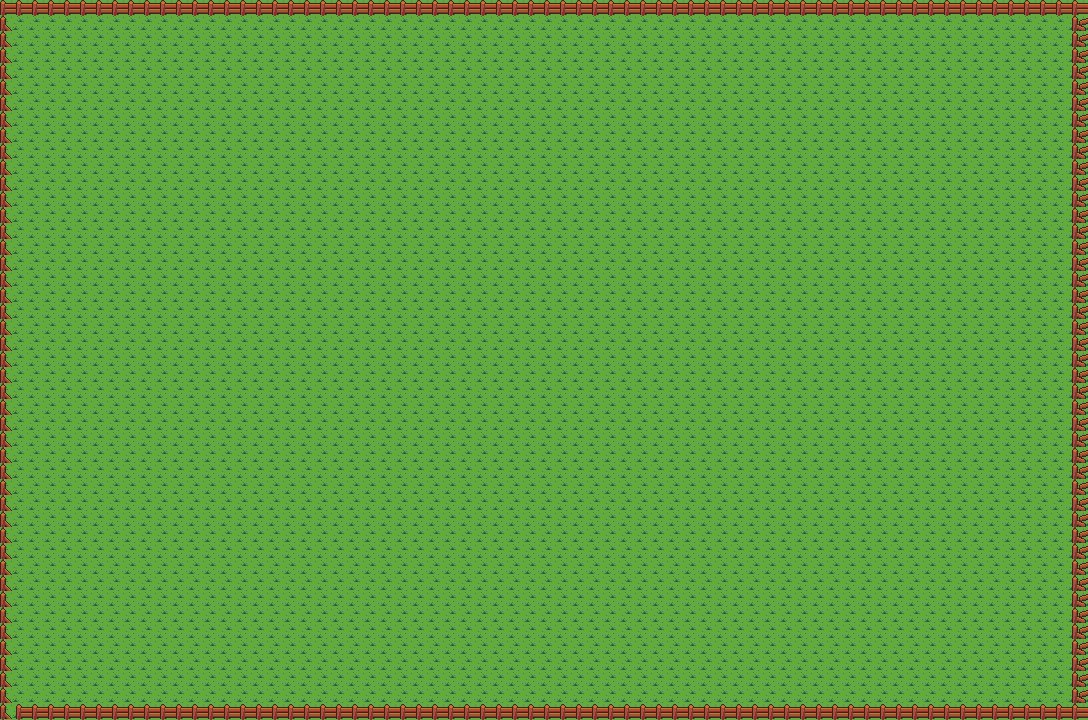

Tiled map render using the project's own tile images. Description and the map definition, with tile-layer contents summarised, below:
An orthogonal 68x45 tile map with 16x16 px tiles, 2 tile layers (Ground, Decoration).

<map version="1.10" tiledversion="1.11.1" orientation="orthogonal" renderorder="right-down" width="68" height="45" tilewidth="16" tileheight="16" infinite="0" nextlayerid="3" nextobjectid="1">
 <tileset firstgid="1" source="../Grass.tsx" />
 <layer id="1" name="Ground" width="68" height="45">
  <data>[3060 cells, 3060 non-empty, 1 distinct tile ids]</data>
 </layer>
 <layer id="2" name="Decoration" width="68" height="45">
  <data>[3060 cells, 222 non-empty, 3 distinct tile ids]</data>
 </layer>
</map>
